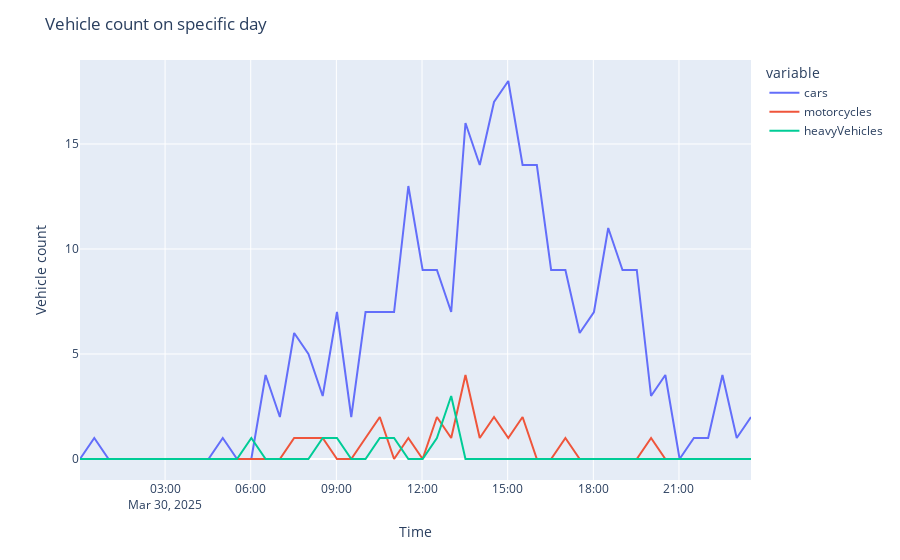
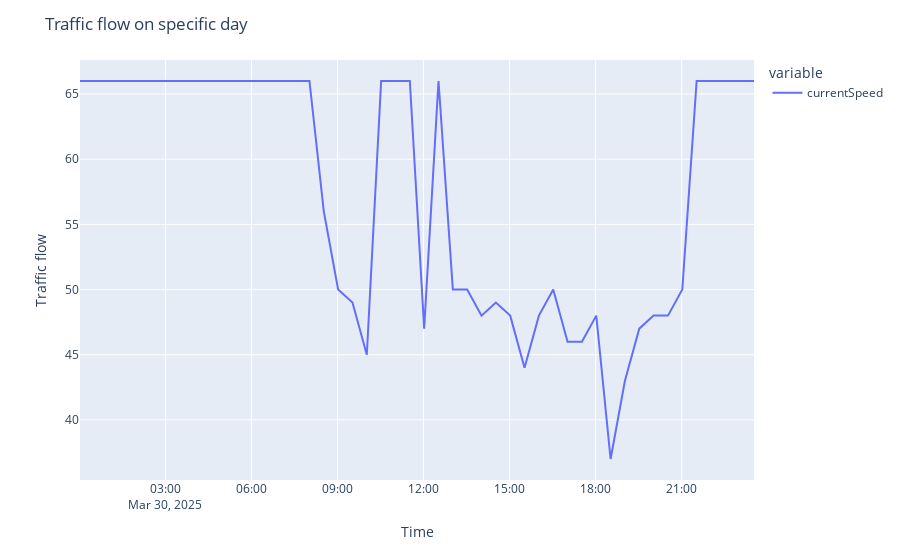

Notebook source saved alongside these figures, in order:
### Markdown cell above
## FLow and number of each vehicle on a specific date

### Code cell
def relation_with_time(selected_attr, title='title', xla='x', yla='y'):
    filtered_df = df.loc[df['time'].dt.date == pd.Timestamp('2025-03-30').date()]
    fig = px.line(filtered_df, x="time", y=selected_attr)
    fig.update_layout(
        title=title,
        xaxis_title=xla,
        yaxis_title=yla
    )
    fig.show()
    

relation_with_time(VEHICLE_FEATURE, 'Vehicle count on specific day', 'Time', 'Vehicle count')
relation_with_time(FLOW_FEATURE, 'Traffic flow on specific day', 'Time', 'Traffic flow')

df
